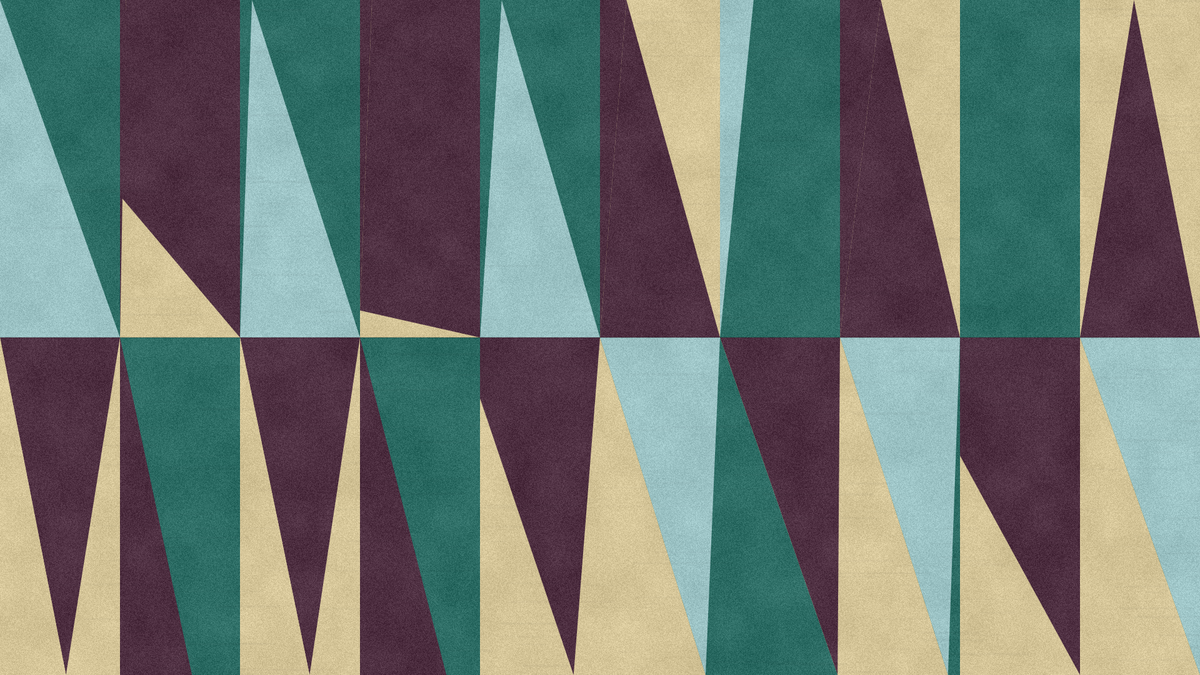
Frame 1 (no input)
Frame 2 (the mouse pressed at the canvas centre, redrawn once): identical to frame 1, image omitted

The p5.js sketch that drew this single still picture (run headless with seeded random() and noise() and a simulated clock; the mouse was pressed at the canvas centre and the sketch redrawn once):

// p5.js sketch
// ── sketch.js
function setup() {
  createCanvas(1920, 1080);
  pixelDensity(1);
  noLoop();
}

function draw() {
  randomSeed(12);
  background("#8b0047");

  const cols = 10;
  const rows = 2;
  const cw = width / cols;
  const rh = height / rows;

  const red = "#2f6f67";
  const deepRed = "#513244";
  const darkRed = "#513244";
  const orange = "#2f6f67";
  const yellow = "#9fc6c8";
  const brown = "#d7c79a";
  const clay = "#d7c79a";
  
  

  function poly(col, pts) {
    fill(col);
    noStroke();
    beginShape();
    for (const p of pts) vertex(p[0], p[1]);
    endShape(CLOSE);
  }

  function cell(c, r, bg, layers) {
    const x = c * cw;
    const y = r * rh;

    poly(bg, [
      [x, y],
      [x + cw, y],
      [x + cw, y + rh],
      [x, y + rh]
    ]);

    for (const layer of layers) {
      poly(
        layer[0],
        layer[1].map(p => [x + p[0] * cw, y + p[1] * rh])
      );
    }
  }

  cell(0, 0, red, [
    [yellow, [[0, 0], [0, 1], [1, 1]]]
  ]);

  cell(0, 1, brown, [
    [deepRed, [[0, 0], [1, 0], [0.55, 1]]],
    [clay, [[0, 0], [0.55, 1], [0, 1]]]
  ]);

  cell(1, 0, brown, [
    [deepRed, [[0.05, 0], [1, 0], [1, 1], [0, 0.58]]],
    [darkRed, [[0, 0], [0.05, 0], [0, 1]]]
  ]);

  cell(1, 1, orange, [
    [red, [[0, 0], [1, 0], [0.6, 1]]],
    [deepRed, [[0, 0], [0.6, 1], [0, 1]]]
  ]);

  cell(2, 0, red, [
    [yellow, [[0.1, 0], [1, 1], [0, 1]]]
  ]);

  cell(2, 1, brown, [
    [deepRed, [[0, 0], [1, 0], [0.58, 1]]],
    [clay, [[0, 0], [0.58, 1], [0, 1]]]
  ]);

  cell(3, 0, brown, [
    [deepRed, [[0.1, 0], [1, 0], [1, 1], [0, 0.92]]],
    [darkRed, [[0, 0], [0.1, 0], [0, 0.92]]]
  ]);

  cell(3, 1, orange, [
    [red, [[0, 0], [1, 0], [0.72, 1]]],
    [deepRed, [[0, 0], [0.72, 1], [0, 1]]]
  ]);

  cell(4, 0, red, [
    [yellow, [[0.18, 0], [1, 1], [0, 1]]],
    [orange, [[0, 1], [0.18, 0], [0, 0]]]
  ]);

  cell(4, 1, brown, [
    [deepRed, [[0, 0], [1, 0], [0.78, 1], [0, 0.18]]]
  ]);

  cell(5, 0, brown, [
    [deepRed, [[0.22, 0], [1, 1], [0, 1]]],
    [deepRed, [[0, 0], [0.22, 0], [0, 1]]]
  ]);

  cell(5, 1, red, [
    [yellow, [[0, 0], [1, 0], [0.88, 1]]],
    [brown, [[0, 0], [0.88, 1], [0, 1]]]
  ]);

  cell(6, 0, red, [
    [orange, [[0.28, 0], [1, 1], [0, 1]]],
    [yellow, [[0, 1], [0.28, 0], [0, 0]]]
  ]);

  cell(6, 1, brown, [
    [deepRed, [[0, 0], [1, 0], [0.98, 1]]],
    [red, [[0, 0], [0.98, 1], [0, 1]]]
  ]);

  cell(7, 0, brown, [
    [deepRed, [[0.34, 0], [1, 1], [0, 1]]],
    [deepRed, [[0, 0], [0.34, 0], [0, 1]]]
  ]);

  cell(7, 1, red, [
    [yellow, [[0, 0], [1, 0], [0.9, 1]]],
    [brown, [[0, 0], [0.9, 1], [0, 1]]]
  ]);

  cell(8, 0, red, [
    [orange, [[0.38, 0], [1, 1], [0, 1]]]
  ]);

  cell(8, 1, brown, [
    [darkRed, [[0, 0], [1, 0], [1, 1], [0, 0.35]]]
  ]);

  cell(9, 0, brown, [
    [deepRed, [[0.45, 0], [1, 1], [0, 1]]]
  ]);

  cell(9, 1, red, [
    [yellow, [[0, 0], [1, 0], [1, 1]]],
    [brown, [[0, 0], [1, 1], [0, 1]]]
  ]);

  stroke(0, 35);
  strokeWeight(2);
  line(0, rh, width, rh);

  addPrintTexture();
}

function addPrintTexture() {
  loadPixels();

  for (let y = 0; y < height; y++) {
    for (let x = 0; x < width; x++) {
      const i = 4 * (x + y * width);
      const n = noise(x * 0.018, y * 0.018);
      const grain = random(-18, 14) + map(n, 0, 1, -10, 10);

      pixels[i] = constrain(pixels[i] + grain, 0, 255);
      pixels[i + 1] = constrain(pixels[i + 1] + grain, 0, 255);
      pixels[i + 2] = constrain(pixels[i + 2] + grain, 0, 255);
    }
  }

  updatePixels();

  noStroke();

  for (let i = 0; i < 32000; i++) {
    fill(255, random(5, 18));
    circle(random(width), random(height), random(0.4, 1.6));
  }

  for (let i = 0; i < 18000; i++) {
    fill(0, random(3, 10));
    circle(random(width), random(height), random(0.35, 1.1));
  }

  blendMode(MULTIPLY);
  for (let i = 0; i < 420; i++) {
    fill(30, 22, 38, random(3, 8));
    rect(random(width), random(height), random(30, 180), random(1, 4));
  }
  blendMode(BLEND);
}
